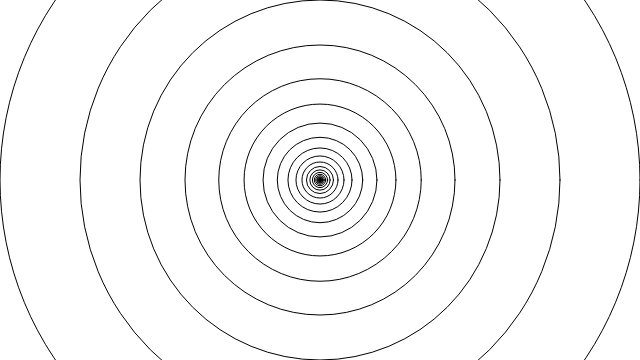
Frame 1 (no input)
Frame 2 (the mouse pressed at the canvas centre, redrawn once): identical to frame 1, image omitted

The p5.js sketch that drew this single still picture (run headless with seeded random() and noise() and a simulated clock; the mouse was pressed at the canvas centre and the sketch redrawn once):

// p5.js sketch
// ── sketch.js
function setup() {
  createCanvas(640, 360);
}

function draw() {
  background(255);
  drawCircle(width / 2, height / 2, width);
  noLoop();
}

function drawCircle(x, y, diameter) {
  stroke(0);
  strokeWeight(1);
  noFill();
  ellipse(x, y, diameter, diameter);
  if (diameter > 2) {
    diameter *= 0.75;
    drawCircle(x, y, diameter);
  }
}
